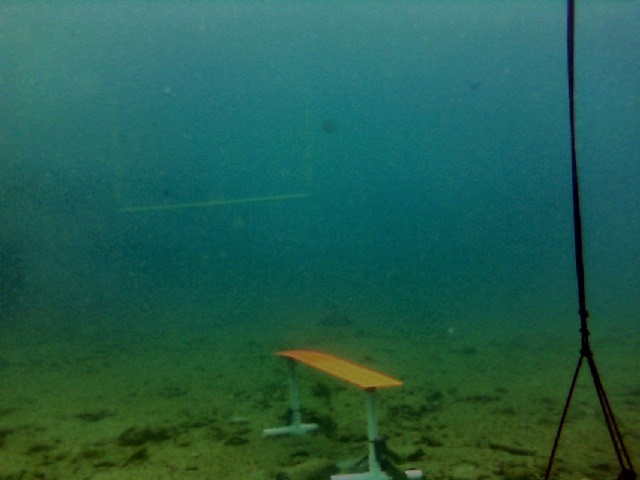
#> input picture pathmarker-detection-code/images/pmarker2-f.jpg, 640 x 480 px
$ python path-marker-segment.py
#> lines starting #> are read from the running program, lines starting #| are printed output that depends on the picture; after the words box and inside, x2 and y2 are one past the last pixel; in counts of white or black regions, pixels touching at a corner belong together
import sys
sys.path.remove(sys.path[1])

import cv2
import math
import numpy as np
import time
import os


img_name = 'images/pmarker2-f.jpg'
img_name = '/'.join(os.path.abspath(__file__).split('/')[:-1])+'/'+img_name


t0 = time.time()

image = cv2.imread(img_name)
#> image is the input picture: shape (480, 640, 3); mean B, G, R 78.4, 94, 34.3


# Change color to RGB (from BGR)
image = cv2.cvtColor(image, cv2.COLOR_BGR2RGB)

pixel_vals = image.reshape((-1,3))

# Convert to float type
pixel_vals = np.float32(pixel_vals)


criteria = (cv2.TERM_CRITERIA_EPS + cv2.TERM_CRITERIA_MAX_ITER, 10, 0.2)

k = 2
retval, labels, centers = cv2.kmeans(pixel_vals, k, None, criteria, 5, cv2.KMEANS_RANDOM_CENTERS)
#> retval = 309033212.9; centers = [[31.01, 78.14, 47.74], [38.21, 112.3, 113.9]]

# convert data into 8-bit values
centers = np.uint8(centers)
#> centers = [[31, 78, 47], [38, 112, 113]]
segmented_data = centers[labels.flatten()]

# reshape data into the original image dimensions
segmented_image = segmented_data.reshape((image.shape))
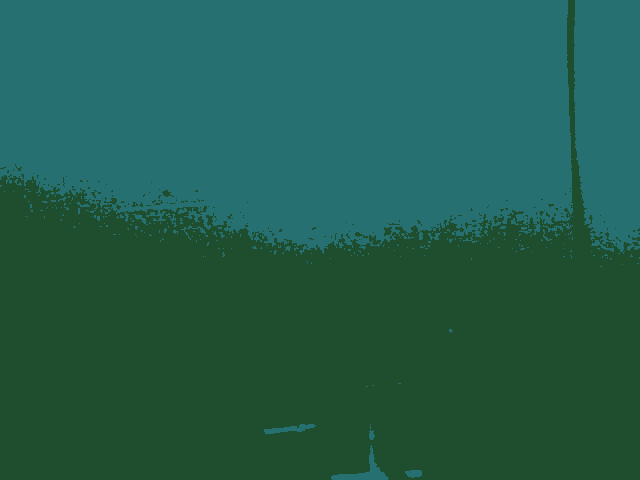
#> segmented_image: shape (480, 640, 3); mean R, G, B 34.2, 93.8, 77.6
labels_reshape = labels.reshape(image.shape[0], image.shape[1])
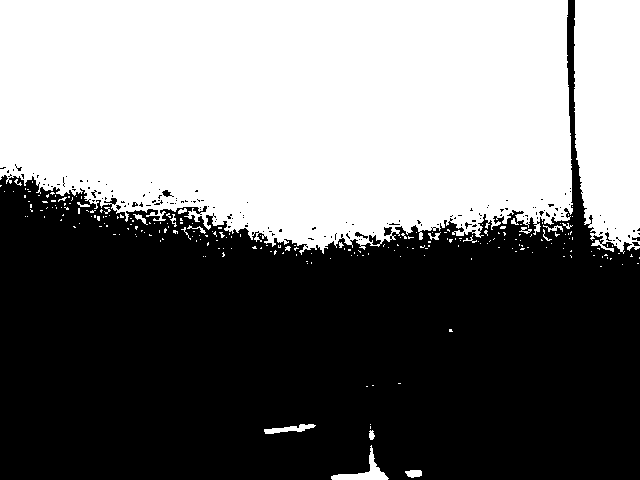
#> labels_reshape: shape (480, 640) int32; values 0 (black) and 1 (white), 46.4% white; 238 white regions (216 under 20 px), largest, box (x1, y1, x2, y2) and area: (0, 0, 573, 255) 125059, (574, 0, 640, 254) 15111, (331, 445, 389, 480) 518

print(time.time() - t0)

cv2.imshow('s', segmented_image)
cv2.imwrite('pmarker-3s.jpg', segmented_image)
cv2.waitKey(0)

$ run again, with pathmarker-detection-code/images/pmarker1-f.jpg copied over pathmarker-detection-code/images/pmarker2-f.jpg
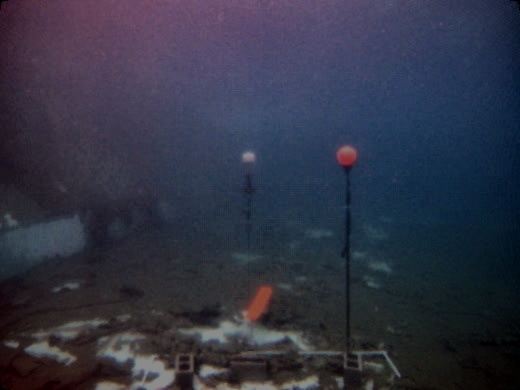
#> input picture pathmarker-detection-code/images/pmarker1-f.jpg, 520 x 390 px
#> image is the input picture: shape (390, 520, 3); mean B, G, R 68.1, 51.6, 49
#> `retval, labels, centers = cv2.kmeans(pixel_vals, k, None, criteria, 5,..`: retval = 161907225.2; centers = [[72.45, 70.67, 94.49], [32.71, 38.33, 49.79]]
#> `centers = np.uint8(centers)`: centers = [[72, 70, 94], [32, 38, 49]]
#> `segmented_image = segmented_data.reshape((image.shape))`:
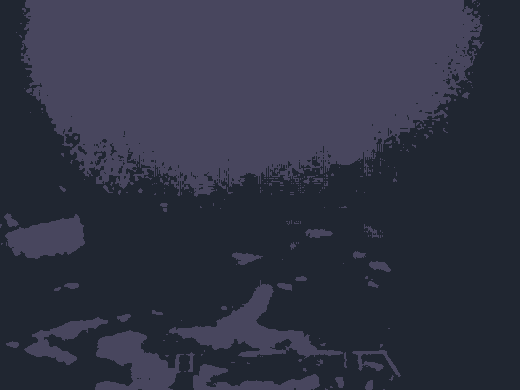
#> segmented_image: shape (390, 520, 3); mean R, G, B 48.4, 51.1, 67.5
#> `labels_reshape = labels.reshape(image.shape[0], image.shape[1])`:
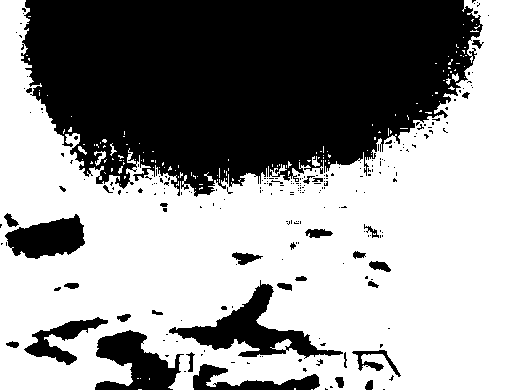
#> labels_reshape: shape (390, 520) int32; values 0 (black) and 1 (white), 59% white; 238 black regions (202 under 20 px), largest, box (x1, y1, x2, y2) and area: (21, 0, 483, 197) 68437, (169, 280, 343, 359) 3889, (95, 330, 184, 390) 2901

$ run again, with pathmarker-detection-code/images/pmarker3-f.jpg copied over pathmarker-detection-code/images/pmarker2-f.jpg
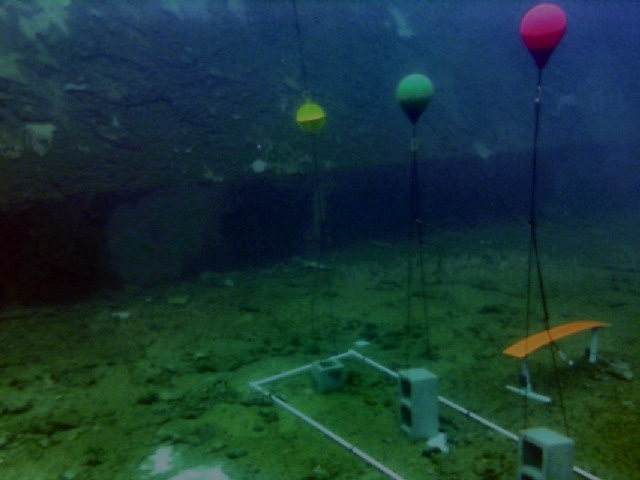
#> input picture pathmarker-detection-code/images/pmarker3-f.jpg, 640 x 480 px
#> image is the input picture: shape (480, 640, 3); mean B, G, R 54.3, 54.7, 23.8
#> `retval, labels, centers = cv2.kmeans(pixel_vals, k, None, criteria, 5,..`: retval = 319111457.5; centers = [[33.15, 66.96, 91.45], [19.51, 49.13, 37.43]]
#> `centers = np.uint8(centers)`: centers = [[33, 66, 91], [19, 49, 37]]
#> `segmented_image = segmented_data.reshape((image.shape))`:
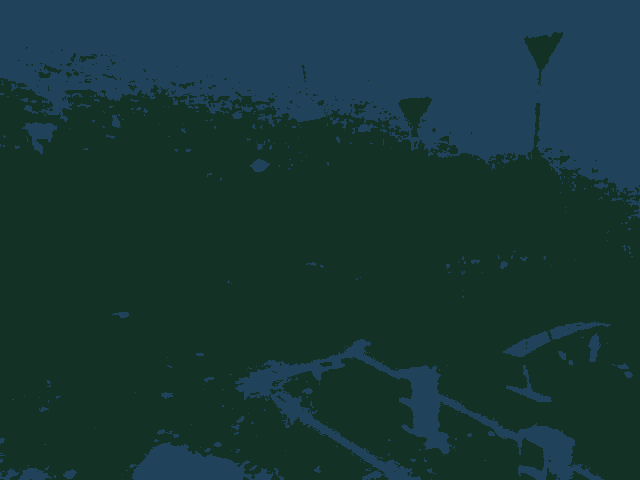
#> segmented_image: shape (480, 640, 3); mean R, G, B 23.4, 54.3, 53.9
#> `labels_reshape = labels.reshape(image.shape[0], image.shape[1])`:
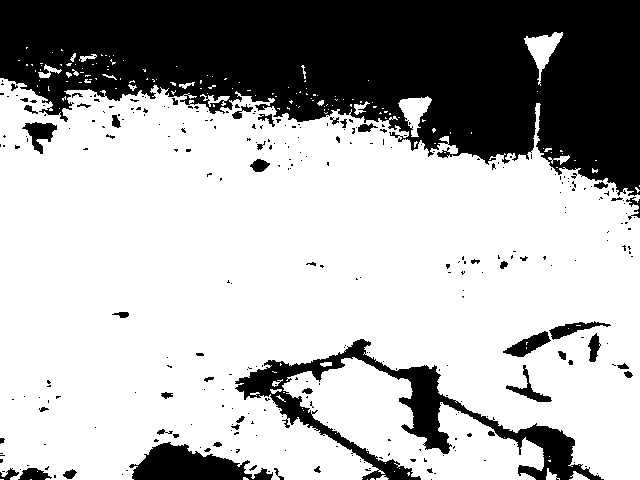
#> labels_reshape: shape (480, 640) int32; values 0 (black) and 1 (white), 68.7% white; 312 black regions (259 under 20 px), largest, box (x1, y1, x2, y2) and area: (0, 0, 640, 196) 77747, (235, 339, 604, 480) 9814, (129, 442, 273, 480) 3125

$ run again, with pathmarker-detection-code/images/525_enhanced.jpg copied over pathmarker-detection-code/images/pmarker2-f.jpg
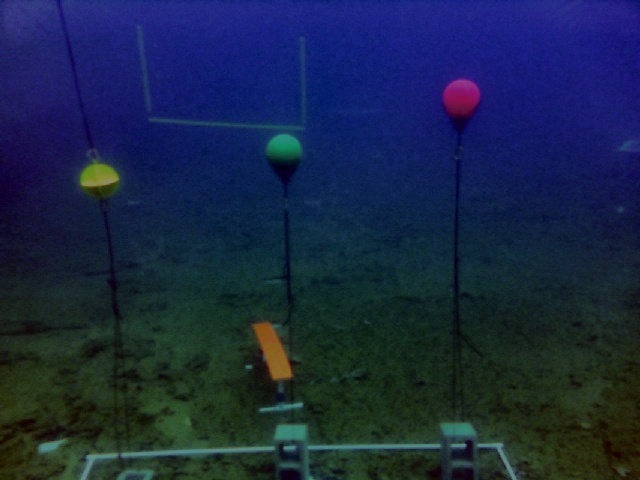
#> input picture pathmarker-detection-code/images/525_enhanced.jpg, 640 x 480 px
#> image is the input picture: shape (480, 640, 3); mean B, G, R 67.9, 38, 24.4
#> `retval, labels, centers = cv2.kmeans(pixel_vals, k, None, criteria, 5,..`: retval = 249867049.9; centers = [[23.32, 33.67, 107.9], [25.25, 41.11, 38.97]]
#> `centers = np.uint8(centers)`: centers = [[23, 33, 107], [25, 41, 38]]
#> `segmented_image = segmented_data.reshape((image.shape))`:
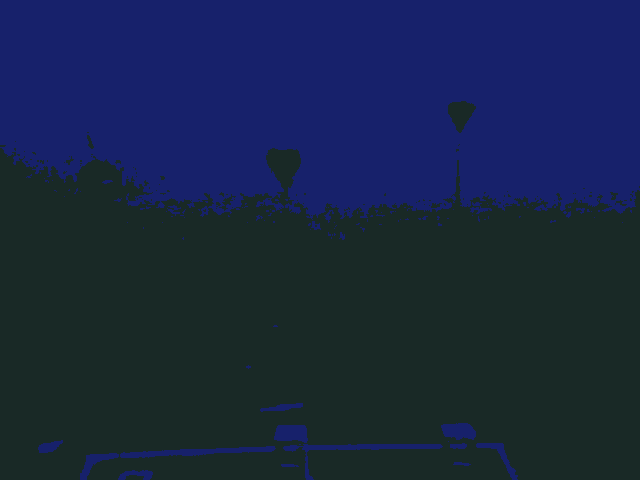
#> segmented_image: shape (480, 640, 3); mean R, G, B 24.2, 37.6, 67
#> `labels_reshape = labels.reshape(image.shape[0], image.shape[1])`:
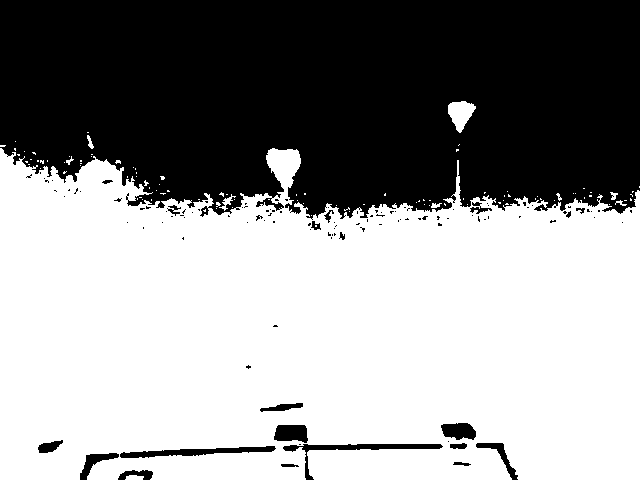
#> labels_reshape: shape (480, 640) int32; values 0 (black) and 1 (white), 58% white; 116 black regions (95 under 20 px), largest, box (x1, y1, x2, y2) and area: (0, 0, 640, 220) 124016, (283, 444, 443, 480) 898, (120, 446, 276, 458) 854
